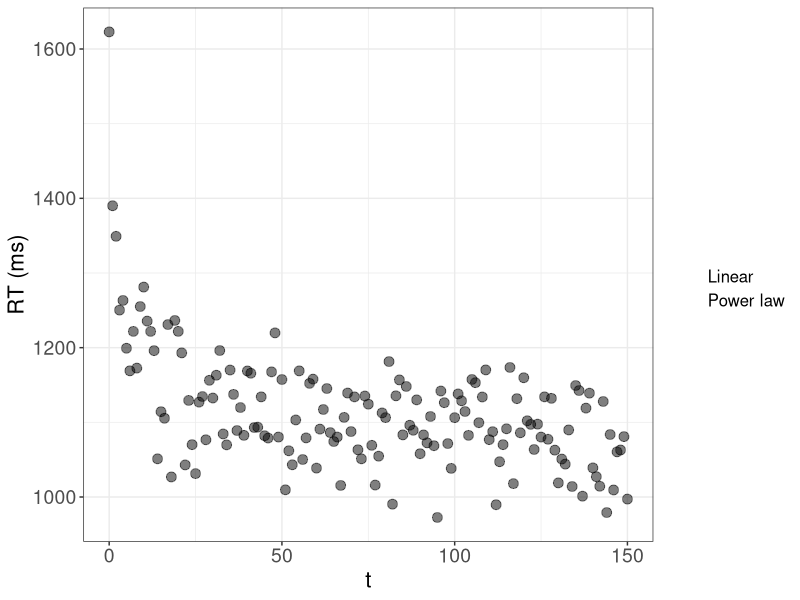
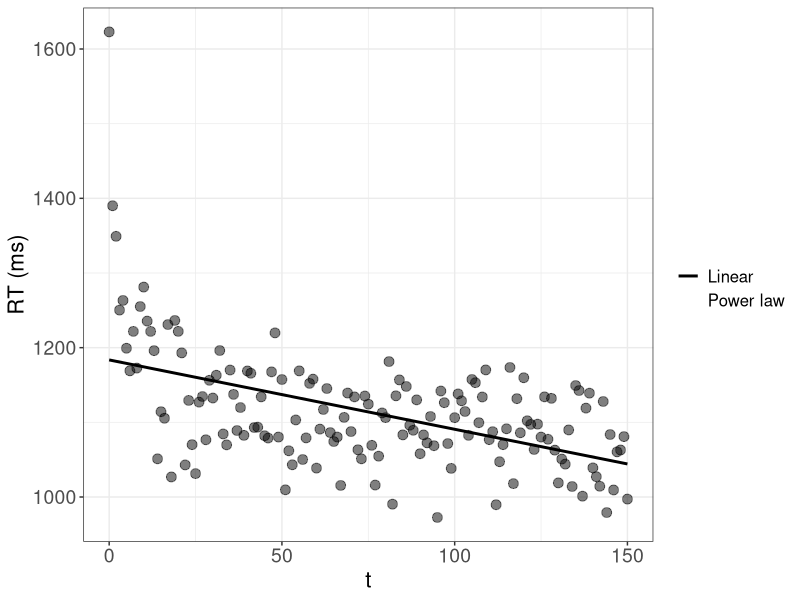
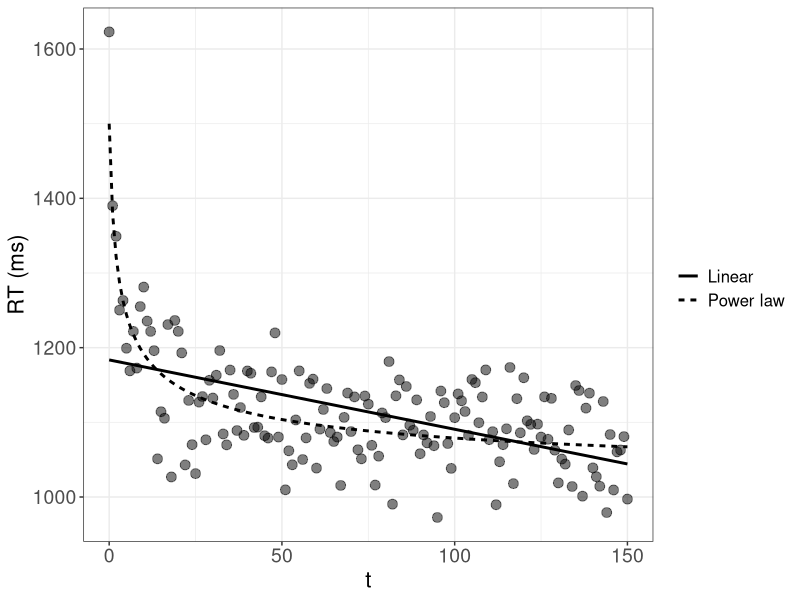
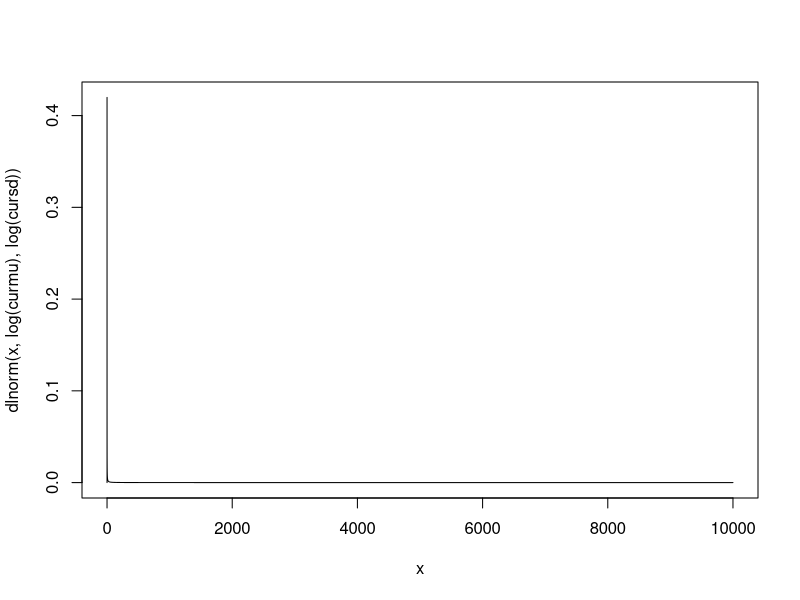
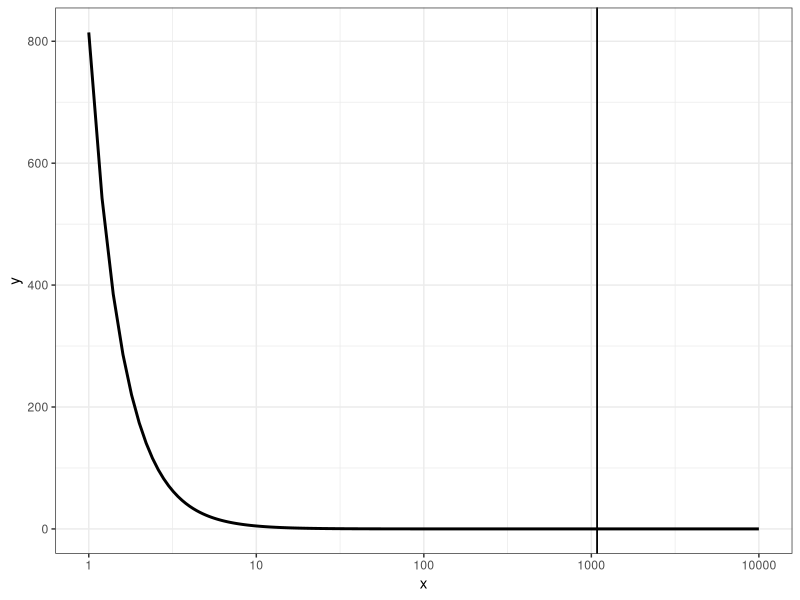
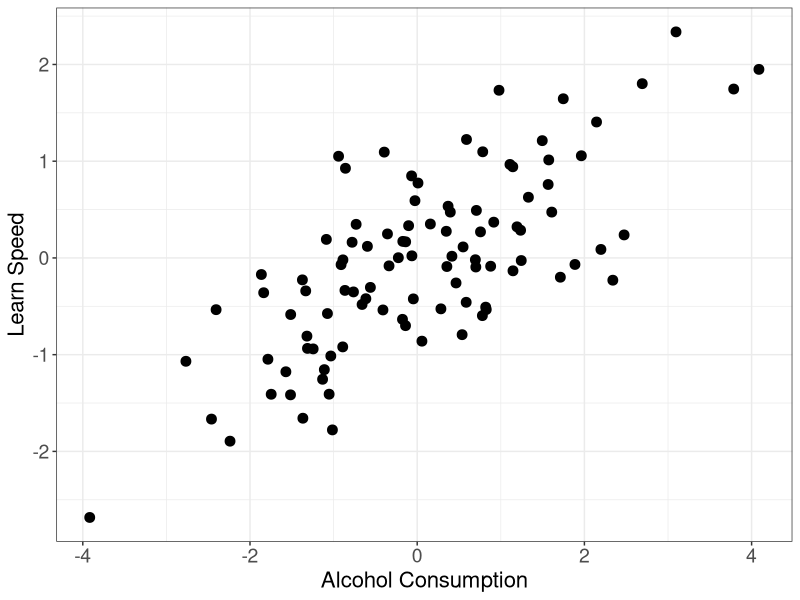
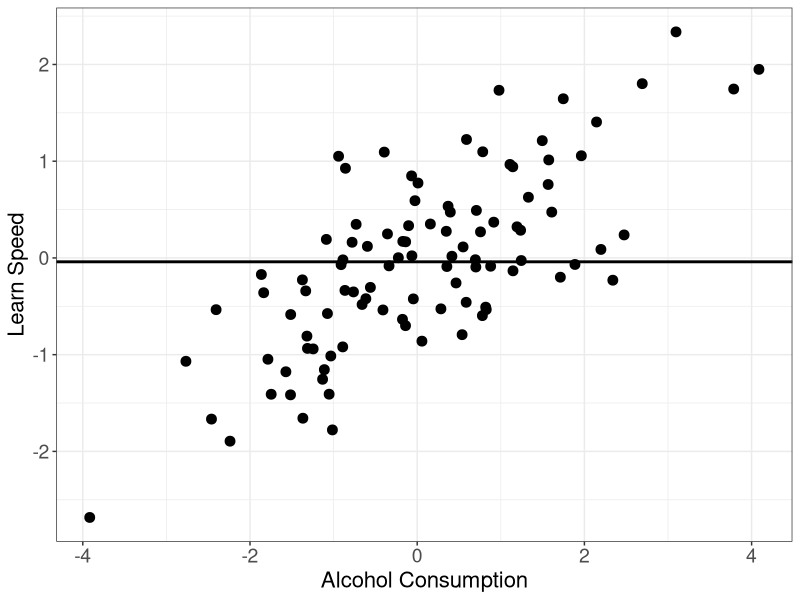
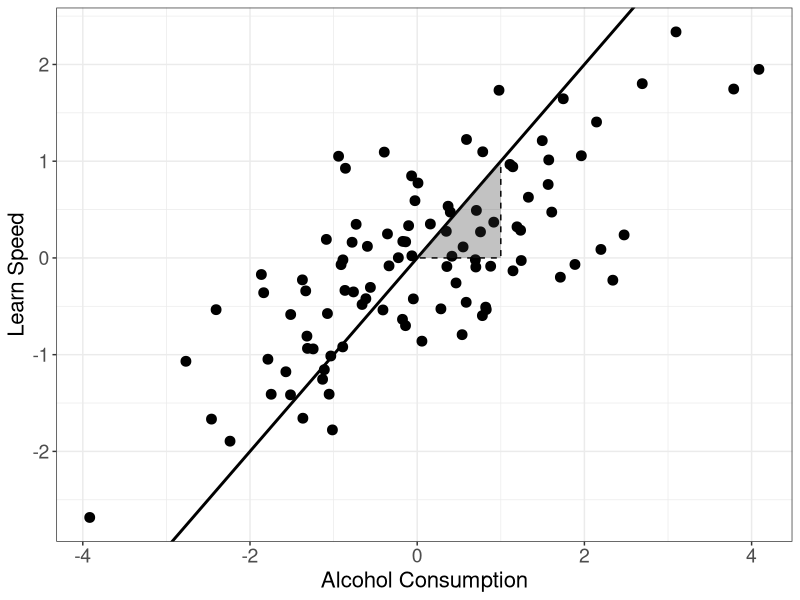

Write R code to recreate these figures, in order.
## ---- chunk 1
library(dplyr)  # basic package for changing data structures.

library(ggplot2)  # important package for plotting.

thlg <- theme(axis.title = element_text(size = 16),
              axis.text = element_text(size = 14),
              legend.title = element_text(size = 14),
              legend.text = element_text(size = 12))
## ---- chunk 2

# Forgetting data:
  N <- 150
  t <- 0:N

  # Power:
    Ap <- 1000
    Bp <- 500
    bet <- 0.4
  
    RTp <- Ap + Bp * (t + 1)^(-bet) + rnorm(N + 1, 0, 50)

  # Exponential:
    Ae <- 1000
    Be <- 500
    alp <- 0.6
  
    RTe <- Ae + Be * exp(-alp * t) + rnorm(N + 1, 0, 50)

  # Linear:

# Plotting:
  pow_lin_dat <- data.frame(t = t, RTp = RTp, RTe = RTe,
              pred_p = Ap + Bp * (t + 1)^(-bet),
              pred_e = Ae + Be * exp(-alp * t)) %>%
    ggplot(aes(x = t)) +
    geom_point(aes(y = RTp), size = 3, alpha = 0.5) +
    labs(y = "RT (ms)", linetype = "") +
    geom_line(aes(y = pred_p, linetype = "Power law"), linewidth = 1, color = NA) +
    # geom_line(aes(y = pred_e, linetype = "Exponetial law"), linewidth = 1) +
    # Linear:
    geom_smooth(aes(y = RTp, linetype = "Linear"), method = "lm", se = FALSE, linewidth = 1, color = NA) +
    theme_bw() +
    thlg

  pow_lin_dat

  ggsave("_figures/pow_lin_dat.png", height = 12, width = 16, unit = "cm")


  pow_lin <- pow_lin_dat +
    # geom_line(aes(y = pred_e, linetype = "Exponetial law"), linewidth = 1) +
    # Linear:
    geom_smooth(aes(y = RTp, linetype = "Linear"), method = "lm", se = FALSE, linewidth = 1, color = "black")

  
  pow_lin
  ggsave("_figures/lin.png", height = 12, width = 16, unit = "cm")


  pow_lin +
    geom_line(aes(y = pred_p, linetype = "Power law"), linewidth = 1)

  ggsave("_figures/pow_lin.png", height = 12, width = 16, unit = "cm")

## ---- chunk 3
# Average tax cut of $ 1,083 
# 
# But: 80% receive less than this cut, half (around 45 Million people) receive less than $ 100, $ 30,127 for the top 1%

# Try with lognormal:
  curmu <- 0.01
  cursd <- 10000
  
  x <- seq(0, curmu + cursd, by = 0.1)
  plot(x, dlnorm(x, log(curmu), log(cursd)), type = "l")
  
  
  1- plnorm(c(30127), log(curmu), log(cursd))
  plnorm(c(1083, 100), log(curmu), log(cursd))
  
  # Target probabilities:
  c(0.01, 0.8, 0.5)
  
  # Use a pareto distribution:
    # Equations:
    # x_m = 1/(1 - 0.5)^(-1/a) = 100
    # x_m = 1/(1 - 0.8)^(-1/a) = 1083
    # x_m = 1/(1 - 0.01)^(-1/a) = 30127
    # a <- 1083/(1083-x_m)


    x_m <- 200 

    a <- 1083/(1083-x_m)
    
    
    x <- seq(1, 10000, by = 0.2)

    pout <- (a * x_m^a)/(x^(a+1))  # PDF.

    (mpar <- (a * x_m)/(a - 1))
    # To have a mean of 1083 a can be: a = mpar/(mpar - x_m)
    
    (qtpar08 <- x_m * (1 - 0.8)^(-1/a))  # 30127

    (qtpar05 <- x_m * (1 - 0.5)^(-1/a))
    

    data.frame(x = x, y = pout) %>%
      ggplot(aes(x = x, y = y)) +
      geom_line(linewidth = 1) +
      geom_vline(aes(linetype = "mean"), xintercept = mpar) +
      geom_vline(aes(linetype = "mean"), xintercept = mpar) +
      scale_x_continuous(trans = "log10") +
      thlg +
      theme_bw()
  

## ---- chunk 4
# Simple linear relationship:
  n <- 100
  set.seed(09234)
  learn_speed <- rnorm(n)
  alcohol <- rnorm(n, learn_speed)  # assuming that more intelligent people drink more  
## ---- chunk 5

  plt_alc_learn <- data.frame(alcohol = alcohol, learn_speed = learn_speed) %>%
    ggplot(aes(x = alcohol, y = learn_speed)) +
    geom_point(size = 3) +
    labs(x = "Alcohol Consumption", y = "Learn Speed", linetype = "") +
    theme_bw() +
    thlg

# Show and save:
plt_alc_learn

ggsave("_figures/alc_learn_raw.png", height = 12, width = 12, unit = "cm")
## ---- chunk 6
plt_alc_learn +
    geom_hline(yintercept = mean(learn_speed), linewidth = 1)

ggsave("_figures/alc_learn_mean.png", height = 12, width = 12, unit = "cm")
## ---- chunk 7
  plt_alc_learn +
      # Linear:
      geom_abline(slope = 1, linewidth = 1) +
      annotate(geom = "polygon", x = c(1, 0, 1), y = c(1, 0, 0),
              linetype = "dashed", color = "black",
              alpha = 0.3)
  
  ggsave("_figures/alc_learn_lm.png", height = 12, width = 12, unit = "cm")


# Fitted model:
  fit <- lm(learn_speed ~ alcohol)
  summary(fit)

  ic <- coef(fit)["(Intercept)"]   # intercept.
  slp <- coef(fit)["alcohol"]

plt_alc_learn +
    # Linear:
    geom_smooth(method = "lm", se = FALSE, linewidth = 1, color = "black") +
    geom_abline(intercept = ic, slope = slp, linewidth = 1) +
    annotate(geom = "polygon", x = c(1, 0, 1), y = c(1, 0, 0) * slp + ic,
            linetype = "dashed", color = "black",
            alpha = 0.3) +
    annotate(geom = "text", x = 1, y = slp/2 + ic, label = round(slp, 2), size = 6, hjust = 0)

ggsave("_figures/alc_learn_fit.png", height = 12, width = 12, unit = "cm")
## ---- chunk 8
n_correct <- 0:10
pvals <- dbinom(n_correct, size = 10, prob = .75)
pmass <- data.frame(n_correct = factor(n_correct), pn = pvals) %>%
  ggplot(aes(x = n_correct, y = pn)) +
  geom_col() +
  # scale_x_binned(n.breaks = 11, show.limits = TRUE, right = FALSE) +
  theme_classic()

pmass
ggsave("_figures/pmass.png", height = 12, width = 12, unit = "cm")

pmass +
  annotate(geom = "segment", 
           x = 8, y = 0, yend = pvals[n_correct == 7], linetype = "dashed", linewidth = 1) +
  annotate(geom = "segment", 
           x = 0, xend = 8, y = pvals[n_correct == 7], linetype = "dashed", linewidth = 1) +
  annotate(geom = "point", x = 8, y = pvals[n_correct == 7], size = 3)

ggsave("_figures/pmass_lik.png", height = 12, width = 12, unit = "cm")

# Density:
tr <- seq(0, 30, by = 0.01)
dvals <- dlnorm(tr, 2, 1.7)
pdens <- data.frame(t = tr, dens = dvals) %>%
  ggplot(aes(x = tr, y = dens)) +
  geom_line(linewidth = 1) +
  theme_classic()

pdens
ggsave("_figures/pdens.png", height = 12, width = 12, unit = "cm")

pdens +
  annotate(geom = "segment", 
           x = 7, y = 0, yend = dvals[tr == 7], linetype = "dashed", linewidth = 1) +
  annotate(geom = "segment", 
           x = 0, xend = 7, y = dvals[tr == 7], linetype = "dashed", linewidth = 1) +
  annotate(geom = "point", x = 7, y = dvals[tr == 7], size = 3)
ggsave("_figures/pdens_lik.png", height = 12, width = 12, unit = "cm")
## ---- chunk 9
# Define function:
value_function <- function(x, alp, bet = alp, lamb){
  ifelse(x >= 0, x^alp, -lamb * (-x)^bet)
}


# Visualize:
  x <- seq(-100, 100, by = 1)  # define values.


# Create combinations of different parameters:
  dm <- expand.grid(alp = c(0.1, 0.5, 0.8), lambda = c(1, 2))

# Get data for each combination:
  outlist <- apply(dm, MARGIN = 1, FUN = function(rw){
    data.frame(x = x, V = value_function(x, alp = rw[1],
      lamb = rw[2]), alp = rw[1], lamb = rw[2]) 
  })

  outdat <- do.call(rbind, outlist)  # combine the list into a single data.frame.

outdat %>%
  ggplot(aes(x = x, y = V, color = alp, linetype = factor(lamb), group = interaction(lamb, alp))) +
  geom_line(linewidth = 1) +
  scale_color_distiller(palette = "Spectral") +
  theme_classic()

ggsave("_figures/valfun.png", height = 12, width = 12, unit = "cm")
## ---- chunk 10
probdat <- seq(0.05, 0.95, by = 0.15)  # probabilities.

# FUnction to generate rewards:
curprob <- probdat[1]  # selecting a probability.

tr <- 200  # 200 rounds.
rbinom(tr, 1, curprob)  # get an outcome according to a bernoulli distribution.

# Simple Q-learning:-----------------
  get_cmat <- function(choice, input){
    
    # Input matrix with row and column indices and values:
    inp <- as.matrix(cbind(1:length(choice), choice, input))
    
    # Get own rewards for each choice:
    cmat <- matrix(0, ncol = 2, nrow = length(choice)) 
    cmat[inp[,1:2]] <- inp[, 3]
    
    return(cmat)
    
  }

  # Utility function:
  utpay <- function(rew, choice) {
  
    # Input matrix with row and column indices and values:
    paymat <- get_cmat(choice = choice, input = rew)
    
    return(paymat)

  }

update_q <- function(qprev,  # vector of previous q values
                     ut,  # vector of rewards / utilities.
                     alp,  # alpha
                     update_unchosen = TRUE,
                     choices = NA
)  {
  
  
  pred_err <- ut - qprev  # prediction error.
  
  # Should the unchosen option be updated?
  if(!update_unchosen){
    # Set prediction error == 0 for unchosen option:
    pred_err[3 - choices] <- 0
      # Note: Replace 2 by length(options) for more than 2 options.
      # Alternatively: Update the unchosen and rewarded option with 1? 
    # ut[cbind(1:3, choices + 1)]  # rewards from chosen.
    
  }
  
  qnew <- qprev + alp * pred_err
  
  return(qnew)
  
}


  simfun <- function(theta, competition = TRUE, op_prob = c(0.5, 0.5),
                       utfun = utpay, nind = 3, maxtr = 200, maxrew = 1){
      
      ## 4.1 Get parameters:  
      lpar <- theta[1]  # get corresponding learning parameter phi/alpha.
      soft <- theta[length(theta)]  # softmax parameter is always last in list!.
      
      # For mimicking Schulze et al., the softmax paramter is transformed
      # (we use soft instead of c to avoid collision):
      
      soft <- 3^(10 * soft) - 1  
      
      # First round: -------------------------------------------------------
      # Choices (rows are rounds, columns individuals):
      cmat <- matrix(sample(c(0, 1), size = nind, prob = c(0.5, 0.5), replace = TRUE),
                     nrow = 1)
      
      # Rewards (rows are rounds, columns individuals):
      rew_choice <- sample(c(0, 1), size = 1,
                           prob = op_prob)
      rmat <- ifelse(rew_choice == cmat & any(rew_choice == cmat),  
                      # if any chose the rewarded option for all.
                     competition * maxrew/sum(rew_choice == cmat) +
                       (1 - competition) * maxrew,  # maximum reward distributed.  
                     0)
      
      # utfun(rew = rmat[1, ], choice = cmat[1,])
      utmat <- array(rep(0, 2 * nind * maxtr), dim = c(nind, 2, maxtr))  # utility matrix in given round.
      # Individuals are rows, opotions are columns.
      
      utmat[, rew_choice + 1, 1] <- rmat  # add rewarded option.
      # TODO: Translate utuitlity if necessary.
      utmat[,,1:2]
      
      
      ## 3.3 Initialize option value matrix:
      optval_mat <- array(rep(NA, 2 * nind * maxtr), dim = c(nind, 2, maxtr))   # option values for each choice
      optval_mat[,,1] <- 0
      
      
      
    # 4.2 Loop over subsequent trials: ---------------------------------
      for(tr in 2:maxtr) {
    
    
        # Learning:
        ## 4.2.1 Get data from previous trial:
        choices <- cmat[tr - 1,]  # choices in previous round.
        pi_cur <- utmat[, , tr - 1]  # get utilities from previous trial.
    
        ## 4.2.2 Update learned values:
    
        # Which formulation is used?
        # TODO: Probably this is actually obsolete as both functions are essentially the same!
    
        # a) A learning rule:
        # Matrix of option values in current round:
        optval_mat_tr <- update_q(qprev = optval_mat[,,tr - 1],
                                  ut = pi_cur,
                                  alp = lpar)
    
        if(is.null(dim(optval_mat_tr))){
          dim(optval_mat_tr) <- c(nind, 2)
        }
    
        # Save option value matrix:
        optval_mat[,,tr] <- optval_mat_tr  # get a matrix of q-values.
    
        # Choices:
        # subtraction of each row's maximum to avoid overflow problems.
        optval_mat_tr <- t(apply(optval_mat_tr, MAR = 1, function(x) x - max(x)))
    
        # Adapted from Charley:
        p <- exp(optval_mat_tr * soft)  # Softmax rule.
        # TODO: Use division or multiplication?
    
        p <- p/rowSums(p)  # get probabilities for each option.
    
        # Get a choice for each individual:
        # sample(matrix(rep(c(0, 1), each = nind), ncol = 2), size = nind, replace = TRUE, prob = p)
    
        cvec <- apply(p, MARGIN = 1, FUN = function(p){
          sample(c(0, 1), size = 1, prob = p)
        })
    
        cmat <- rbind(cmat, cvec)
    
        # Rewards:
        # Rewards (rows are rounds, columns individuals):
        rew_choice <- sample(c(0, 1), size = 1, prob = op_prob)
        rmat <- ifelse(rew_choice == cvec & any(rew_choice == cvec),  # if any chose the rewarded option for all.
                       competition * maxrew/sum(rew_choice == cvec) +
                         (1 - competition) * maxrew/2,  
                          # maximum reward distributed (divide by 2 for non-competition).
                       0)
    
    
        utmat[, rew_choice + 1, tr] <- rmat  # add rewarded option.
        # TODO: Translate utuitlity if necessary.
    
      }  # eof. loop.
    
      return(list(cmat = cmat, optval = optval_mat))
    
    }
## ---- chunk 11
theta_cur <- 0.1

dm <- expand.grid(theta_cur = c(0.2, 0.8),
                  p = c(0.2, 0.5, 0.9),
                  alp = 0.9)

outlist <- lapply(1:nrow(dm), FUN = function(rw){
  simout <- simfun(theta = c(dm$alp[rw], dm$theta_cur[rw]), nind = 1, op_prob = c(dm$p[rw], 1-dm$p[rw]))

  soft <- 3^(10 * dm$theta_cur[rw]) - 1  

  optval_mat_tr <- t(apply(simout$optval[1,,], MAR = 2, function(x) x - max(x)))
  oprobs <- exp(optval_mat_tr * soft)
  data.frame(tr = 1:length(simout$cmat), p = dm$p[rw], theta = dm$theta_cur[rw],
        oval = simout$optval[,2,], oprob = (oprobs/rowSums(oprobs))[,2], 
        choice = simout$cmat)
})


do.call(rbind, outlist) %>%
  ggplot(aes(x = tr, y = oprob, color = factor(p))) +
  facet_grid(theta ~ p, labeller = label_both) +
  geom_line(linewidth = 0.5, alpha = 0.7) +
  geom_point(aes(y = choice), position = position_jitter(height = 0.01)) +
  scale_color_brewer(palette = "Dark2") +
  theme_bw() +
  theme(legend.position = "bottom")

ggsave("_figures/rl_example.png", height = 16, width = 24, unit = "cm")
## ---- chunk 12
#define parameters to generate data
nDataPts  <- 20
rho       <- .8  # correlation.
intercept <- .0

# generate synthetic data
dat <- matrix(0, nDataPts, 2)
dat[ ,2] <- rnorm(nDataPts)   
dat[ ,1] <- rnorm(nDataPts)*sqrt(1.0-rho^2) + dat[ ,2]*rho + intercept  

dat

plot(dat)
## ---- chunk 13
lm(dat[,1] ~ dat[,2])
## ---- chunk 14
# plot data and current predictions          
getregpred <- function(parms, dat) {
  regpred <- parms["b0"] + parms["b1"] * dat[ ,2]           
  
  #wait with drawing a graph until key is pressed
  par(ask=TRUE)
  plot   (dat[ ,2], type="n", las=1, ylim=c(-2,2), xlim=c(-2,2), xlab="X", ylab="Y")
  par(ask=FALSE)
  points (dat[ ,2], dat[ ,1], pch=21, bg="gray")
  lines  (dat[ ,2], regpred, lty="solid")
  
  return(regpred)
}  
## ---- chunk 15
#obtain current predictions and compute discrepancy
rmsd <- function(parms, data1) {          
  preds <- getregpred(parms, data1)        
  rmsd <- sqrt(sum((preds-data1[ ,1])^2)/length(preds))
}
## ---- chunk 16
# Define the grid:
dm <- expand.grid(b0 = seq(-0.2, 0.2, by = 0.2), b1 = seq(-1, 1, by = 0.5))

cur_discr <- 10000
bestrow <- NA

for(i in 1:nrow(dm)){
  cur_rmsd <- rmsd(parms = unlist(dm[i,]), data1 = dat)

  if(cur_rmsd < cur_discr){
    cur_discr <- cur_rmsd
    bestrow <- i
  }
}

cur_discr
dm[bestrow,]
## ---- chunk 17
# Nelder-Mead:
startParms <- c(-1., .2) 
names(startParms) <- c("b1", "b0")
#obtain parameter estimates
xout <- optim(startParms, rmsd, data1 = dat)

# Show paramters:
xout
## ---- chunk 18
# Choices for first parameters.
cur_choices <- outlist[[1]]$choice

mean(outlist[[1]]$choice)

# Fixed choice probability:

ps <- seq(0, 1, by = 0.1)

lls <- sapply(ps, FUN = function(p){
  ll <- dbinom(cur_choices, size = 1, p, log = TRUE)
})

deviance <- -2 * colSums(lls)
min(deviance)

ps[which.min(deviance)]
## ---- chunk 19
dm <- expand.grid(alp = seq(0, 1, by = 0.1),
                  theta = seq(0, 1, by = 0.1))

# Choices for first parameters.
outlist[[1]]$choice
## ---- chunk 20
#discrepancy for power forgetting function 
powdiscrep <- function (parms,rec,ri) {                    
  if (any(parms<0)||any(parms>1)) return(1e6)
  pow_pred <- parms["a"] *(parms["b"]*ri + 1)^(-parms["c"])
  return(sqrt( sum((pow_pred-rec)^2)/length(ri) ))
}                                                          

#Carpenter et al. (2008) Experiment 1
rec <- c(.93,.88,.86,.66,.47,.34) # recall proportions.
ri  <- c(.0035, 1, 2, 7, 14, 42)  # retention intervals in days.

# initialize starting values 
  sparms <-c(1,.05,.7)
  names(sparms) <- c("a","b","c")
#obtain best-fitting estimates
  pout <- optim(sparms, powdiscrep, rec=rec, ri=ri)   # Simplex
  pow_pred <- pout$par["a"] *(pout$par["b"]*c(0:max(ri)) + 1)^(-pout$par["c"])  

#plot data and best-fitting predictions
  x11()
  par(cex.axis=1.2,cex.lab=1.4)
  par(mar=(c(5, 5, 3, 2) + 0.1),las=1)
  plot(ri,rec, 
       xlab = "Retention Interval (Days)", 
       ylab = "Proportion Items Retained",  
       ylim=c(0.3,1),xlim=c(0,43),xaxt="n",type="n")
  lines(c(0:max(ri)),pow_pred,lwd=2)
  points(ri,rec,pch=21, bg="dark grey",cex=2)
  dev <- pow_pred[ri+1]
  for (x in c(1:length(ri))) {
    lines(c(ri[x],ri[x]),c(dev[x],rec[x]),lwd=1)
    }
  axis(1,at=c(0:43))
## ---- chunk 21
# perform bootstrapping analysis
ns  <- 55
nbs <- 1000
bsparms <- matrix(NA,nbs,length(sparms))

# Predictions:
bspow_pred <- pout$par["a"] *(pout$par["b"]*ri + 1)^(-pout$par["c"])

for (i in c(1:nbs)) {   
    recsynth     <- vapply(bspow_pred, FUN=function(x) mean(rbinom(ns,1,x)), numeric(1))  # synthetic data.
    bsparms[i,]  <- unlist(optim(pout$par,powdiscrep,rec=recsynth,ri=ri)$par)  # estimate values for a, b and c
}

#function to plot a histogram
histoplot<-function(x,l4x) {
    hist(x,xlab=l4x,main="",xlim=c(0,1),cex.lab=1.5,cex.axis=1.5)
    lq <- quantile(x,0.025)
    abline(v=lq,lty="dashed",lwd=2)
    uq <- quantile(x,0.975)
    abline(v=uq,lty="dashed",lwd=2)
    return(c(lq,uq))
}
x11(width=5,height=2)
par(mfcol=c(1,3),las=1)
for (i in c(1:dim(bsparms)[2])) {
    print(histoplot(bsparms[,i],names(sparms)[i]))
}
## ---- chunk 22
n <- 1000
m <- seq(1,10,length.out = n)

#pdf(file="polycomplex.pdf", width=7, height=4)

par(mfrow=c(1,2))

for (modOrder in c(2,10)){
  plot(1:10,1:10,xlim=c(0.5,10.5), ylim=c(0,5), type="n",
       xlab="Physical intensity", ylab="Sensation", las=1)
  kk <- poly(x = m,degree = modOrder)
  for (rep in 1:10){
    tcoef <- rnorm(modOrder, sd=5)
    #tcoef <- rexp(modOrder, rate=0.2)
    y <- t(kk%*%tcoef)
    y <- y - min(y)
    lines(x=m, y, type="l", col=rgb(0,0,0,0.5))
  }
}

#dev.off()
## ---- chunk 23
n <- 20
n_transfer <- 2
nReps <- 1000
maxOrder <- 6

trainErr <- rep(0, maxOrder)
testErr <- rep(0, maxOrder)

m <- 1:n

tcoef <- c(1,-1,1)
kk <- poly(m,length(tcoef))
realf <- t(kk%*%tcoef)

plot(m, realf)

for (rep in 1:nReps){
  #tcoef <- c(-1,-1,1)
  dat <- realf + rnorm(n, sd=0.5)
  m_t <- sample.int(n, size=n_transfer)
  m <- setdiff(1:n,m_t)
  for (modOrder in 1:maxOrder){
    tTrain <- 0
    tTest <- 0
    lm_t <- lm(dat[m] ~ poly(m,modOrder))
    tTrain <- tTrain + mean(lm_t$residuals^2)
    tTest <- tTest + mean((predict(lm_t, data.frame(m=m_t))-dat[m_t])^2)
    trainErr[modOrder] <- trainErr[modOrder] + tTrain
    testErr[modOrder] <- testErr[modOrder] + tTest
  }
}

kk <- cbind(trainErr,testErr)/nReps

#pdf(file="outOfSet.pdf",width=4,height=5)
matplot(kk, type="l",lty=1,
        ylim=c(0,0.7),
        lwd=2,col=c("black","grey"),
        xlab="Complexity",ylab="Prediction Error")
legend(1,0.7,c("Train","Test"),lwd=2,lty=1,col=c("black","grey"))
#dev.off()
## ---- chunk 24
n <- 10
stimrange <- c(1,10)
m <- seq(stimrange[1],stimrange[2],length.out = n)
s <- log(m) + rnorm(n,sd=0.5)
s[s < 0] <- 0

lm_3 <- lm(s ~ poly(m,3))
lm_n <- lm(s ~ poly(m,n-1))

#pdf(file="Nihm76.pdf", width=6, height=6)

par(mfrow=c(1,2))
# plot(m,s, pch=3, las=1,
#      xlab='Physical Intensity',
#      ylab='Perceived Intensity')
# points(predict(lm_3))
# 
# plot(m,s, pch=3, las=1,
#      xlab='Physical Intensity',
#      ylab='Perceived Intensity')
# points(predict(lm_n))

m_fill <- seq(stimrange[1],stimrange[2],length.out = 1000)
plot(m,s, pch=3, las=1,
     xlab='Physical Intensity',
     ylab='Perceived Intensity')
lines(m_fill,
      predict(lm_3,data.frame(m=m_fill)),
      type="l", lty=1, las=1)

plot(m,s, pch=3, las=1,
     xlab='Physical Intensity',
     ylab='Perceived Intensity')
lines(m_fill,
      predict(lm_n,data.frame(m=m_fill)),
      type="l", lty=1, las=1)

#dev.off()
## ---- chunk 25
n <- 20
n_transfer <- 10
nReps <- 500
maxOrder <- 10
realOrder <- 3

m <- 1:n

bias <- rep(0, maxOrder)
variab <- rep(0,maxOrder)

tcoef <- c(1,-1,1)
kk <- poly(m,length(tcoef))
realf <- kk%*%tcoef

allPreds <- {}
for (modOrder in 1:maxOrder){
  allPreds[[modOrder]] <- matrix(rep(0,n*nReps),ncol=n)
}

for (rep in 1:nReps){
  #tcoef <- c(-1,-1,1)
  dat <- realf + rnorm(n, sd=0.5)
  for (modOrder in 1:maxOrder){
    lm_t <- lm(dat ~ poly(m,modOrder))
    allPreds[[modOrder]][rep,] <- predict(lm_t)
  }
}

#pdf(file="biasVarianceIllus.pdf",width=7,height=7)
par(mfrow=c(2,2))
for (ii in c(1,3,7,10)){
  plot(m,realf,ylim=c(-1.5,1),
       type="b",lwd=2,las=1,
       xlab="x", ylab="y")
  lines(colMeans(allPreds[[ii]]),
        col=rgb(0,0,0,0.5),lwd=3)
  kk <- apply(allPreds[[ii]],2,function(x) quantile(x,c(0.1,0.9)))
  lines(smooth(kk[1,]), lwd=2,lty=2,col=rgb(0,0,0,0.5))
  lines(smooth(kk[2,]), lwd=2,lty=2,col=rgb(0,0,0,0.5))
  legend(10,-0.5,legend=c("true","fitted"), lty=1, 
         col=c("black","grey"),lwd=2)
  title(paste("Order = ",ii))
}
#dev.off()

bias <- rep(0,maxOrder)
variab <- rep(0,maxOrder)
for (ii in 1:maxOrder){
  mm <- colMeans(allPreds[[ii]])
  bias[ii] <- mean((mm-realf)^2)
  kk <- apply(allPreds[[ii]],1,function(x) (x-mm)^2)
  variab[ii] <- mean(rowMeans(kk))
}

#pdf(file="biasVarTradeOff.pdf",width=5,height=5)
par(mfrow=c(1,1))
plot(bias+variab, type="l", lwd=2, lty=2,
     ylim=c(0,0.15), 
     xlab="Complexity", ylab="Error")
lines(bias,lwd=2)
lines(variab,lwd=2,col=rgb(0,0,0,0.5))
legend(6,0.07,
       legend=c("Total Error",expression("Bias" ^ "2"),"Variance"),
       lty=c(2,1,1),lwd=1,col=c("black","black","grey"))
#dev.off()
## ---- chunk 26
# Parameters for prior
mu_0 <- 0       # prior mean
sigma_0 <- 0.3    # prior standard deviation

# Parameters for data (likelihood)
sigma <- 0.5               # known standard deviation of data
# x_data <- c(0.4, 0.5, 0.6) # observed data
set.seed(9834)
x_data <- rnorm(7, 0.8, sigma)
n <- length(x_data)
x_bar <- mean(x_data)

# Posterior parameters
sigma_n_sq <- 1 / (1/sigma_0^2 + n/sigma^2)
mu_n <- sigma_n_sq * (mu_0/sigma_0^2 + n * x_bar / sigma^2)
sigma_n <- sqrt(sigma_n_sq)

# Grid for plotting
theta <- seq(-1, 2, length.out = 500)
prior_density <- dnorm(theta, mean = mu_0, sd = sigma_0)
likelihood_density <- dnorm(theta, mean = x_bar, sd = sigma / sqrt(n))  # Likelihood ~ N(x̄, σ²/n)
posterior_density <- dnorm(theta, mean = mu_n, sd = sigma_n)

maxy <- max(c(prior_density, likelihood_density, posterior_density))

# Plot
plot(theta, prior_density, type = "l", col = "blue", lwd = 2,
     ylim = c(0, maxy * 1.1),
     ylab = "Density", xlab = expression(theta),
     main = "Conjugate Normal-Normal Bayesian Updating")

points(x = x_data, y = rep(maxy * 0.1, length(x_data)))

lines(theta, likelihood_density, col = "red", lwd = 2)
lines(theta, posterior_density, col = "darkgreen", lwd = 2)

legend(x = max(theta) * 2/3, y = maxy * 0.8,
       legend = c("Prior", "Likelihood", "Posterior"),
       col = c("blue", "red", "darkgreen"),
       lwd = 2, lty = 1, box.lwd = 1, box.col = NA, bg = NA)
## ---- chunk 27
x <- seq(0, 1, by = 0.01)
stages <- list(c(0.5, 0.5), c(1, 1), c(1, 2), c(5, 3), c(16, 12))

curdat <- lapply(stages, FUN = function(ab){
  data.frame(x = x, 
              stage = paste0(ab, collapse = ","),
                    dens = dbeta(x, ab[1], ab[2]))
})

betdat <- do.call(rbind, curdat)

betdat$stf <- factor(betdat$stage, levels = sapply(stages, paste0, collapse = ","), ordered = TRUE)

for(st in levels(betdat$stf)[-1]){
  

  bet1_2 <- betdat %>%
    filter(stage != "0.5,0.5") %>%
    ggplot(aes(x = x, y = dens, color = stf, alpha = interaction(stf < st, stage == st, drop = TRUE))) +
    geom_line(linewidth = 1) +
    scale_color_brewer(palette = "Dark2" ) +
    scale_alpha_manual(values = c("TRUE.FALSE" = 0.4, "FALSE.FALSE" = 0, "FALSE.TRUE" = 1),
      guide = "none") +
    labs(color = "") +
    theme_classic()

  bet1_2
  
  ggsave(sprintf("_figures/beta%s.png", gsub(",|\\.", "_", st)), height = 12, width = 12, unit = "cm")  

}



## ---- chunk 28
num_weeks <- 1e5
positions <- rep(0,num_weeks)
current <- 10

for ( i in 1:num_weeks ) {

  # record current position
  positions[i] <- current
  # flip coin to generate proposal
  proposal <- current + sample( c(-1,1) , size=1 )
  # now make sure he loops around the archipelago
  if ( proposal < 1 ) proposal <- 10
  if ( proposal > 10 ) proposal <- 1
  # move?
  prob_move <- proposal/current
  current <- ifelse( runif(1) < prob_move , proposal , current )

}

plot(positions, type = "l")
barplot(table(positions))
## ---- chunk 29
#perform MCMC

# Observed data
n <- 28        # number of trials
k <- 16       # number of red balls observed

# Prior: Beta(alpha, beta)
alpha <- 1
beta <- 1

# Metropolis-Hastings parameters
iterations <- 1e5
burn_in <- 1000
theta_current <- 0.5  # current parameter.
proposal_sd <- 0.05

# Storage for samples
samples_post <- numeric(iterations)

# Log posterior function (up to constant)
log_posterior <- function(theta, k, n, alpha, beta) {
  if (theta <= 0 || theta >= 1) return(-Inf)  # Reject invalid theta
  return((k + alpha - 1) * log(theta) + (n - k + beta - 1) * log(1 - theta))
}

# Metropolis-Hastings sampling
set.seed(123)  # For reproducibility
for (i in 1:iterations) {
  # Propose new theta from normal distribution
  theta_proposal <- rnorm(1, mean = theta_current, sd = proposal_sd)
  
  # Calculate acceptance ratio (on log scale)
  log_r <- log_posterior(theta_proposal, k, n, alpha, beta) -
           log_posterior(theta_current, k, n, alpha, beta)
  
  # Accept or reject
  if (log(runif(1)) < log_r) {
    theta_current <- theta_proposal
  }
  
  samples_post[i] <- theta_current
}

# Discard burn-in
samples_post <- samples_post[(burn_in + 1):iterations]

# Plot posterior samples:

par(mfrow = c(1, 2))

plot(samples_post, type = "l")

hist(samples_post, breaks = 50, probability = TRUE, col = "skyblue",
     main = "Posterior of θ via Metropolis-Hastings", xlab = expression(theta))
abline(v = mean(samples_post), col = "red", lwd = 2)

par(mfrow = c(1, 1))


## ---- chunk 30
# Example for assignment:
x <- rnorm(100, 3, 4)
y <- 0 + rnorm(100, x, 4) * 0.3


plot(x, y)

iter <- 1e5
positions <- rep(0, iter)  # parameter estimates.
current <- 0

for ( i in 1:num_weeks ) {
  # record current position
  positions[i] <- current
  # flip coin to generate proposal
  proposal <- current + rnorm(1, 0, 1)  # proposal for parameter.

  # Likelihood (no prior for now): 
    


  # now make sure he loops around the archipelago
  if ( proposal < 1 ) proposal <- 10
  if ( proposal > 10 ) proposal <- 1
  # move?
  prob_move <- proposal/current
  current <- ifelse( runif(1) < prob_move , proposal , current )
}

barplot(table(positions))
## ---- chunk 31
# x <- rnorm(500, 0.5, 1)
# y <- 0.2 * x + rnorm(500, 0, 0.4)
# 
# dat <- data.frame(x = x, y = y, id = 1:length(x))
# 
# library(lme4)
# 
# lmer(y ~ x + (1 | id), dat)
## ---- chunk 32
x <- seq(-4, 4, by = 0.05)

data.frame(x = x, y = dnorm(x)) %>%
ggplot(aes(x = x, y = y)) +
geom_line(linewidth = 1.2) +
theme_void()

ggsave("_figures/raw_normal.png", height = 5, width = 5, unit = "cm")
